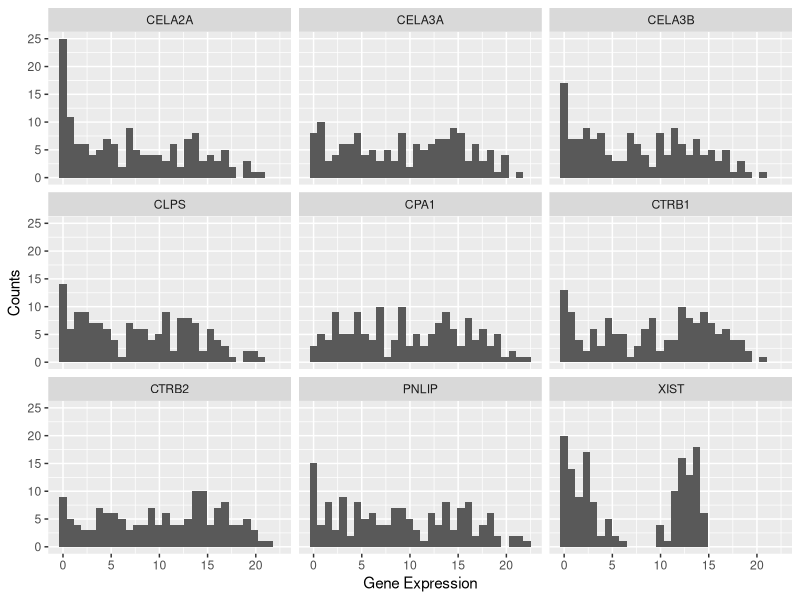
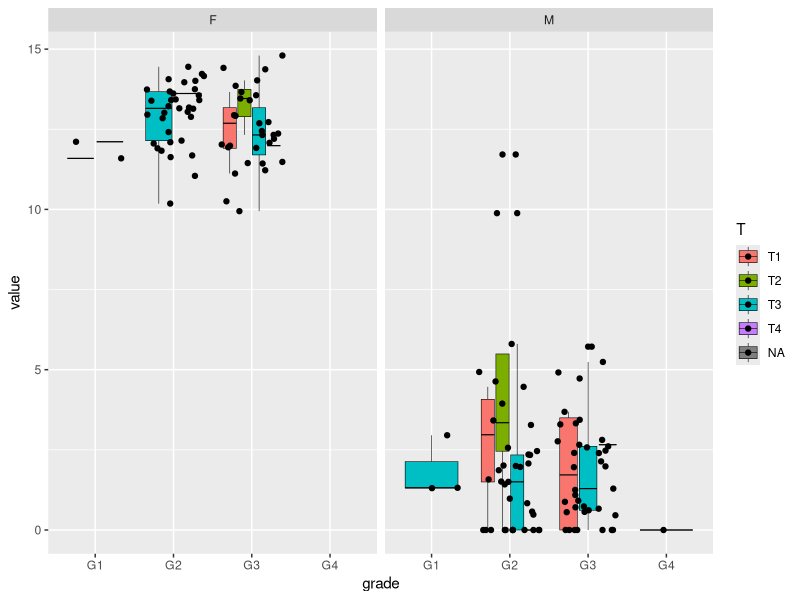
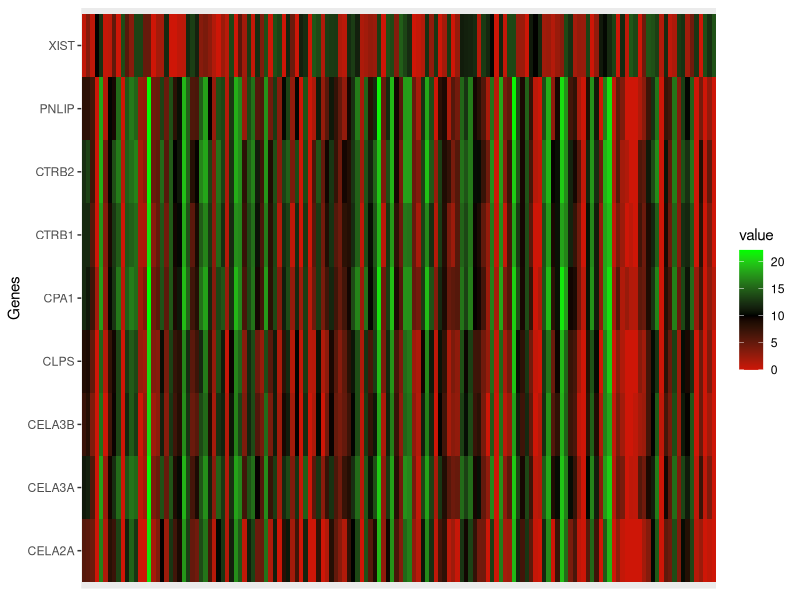
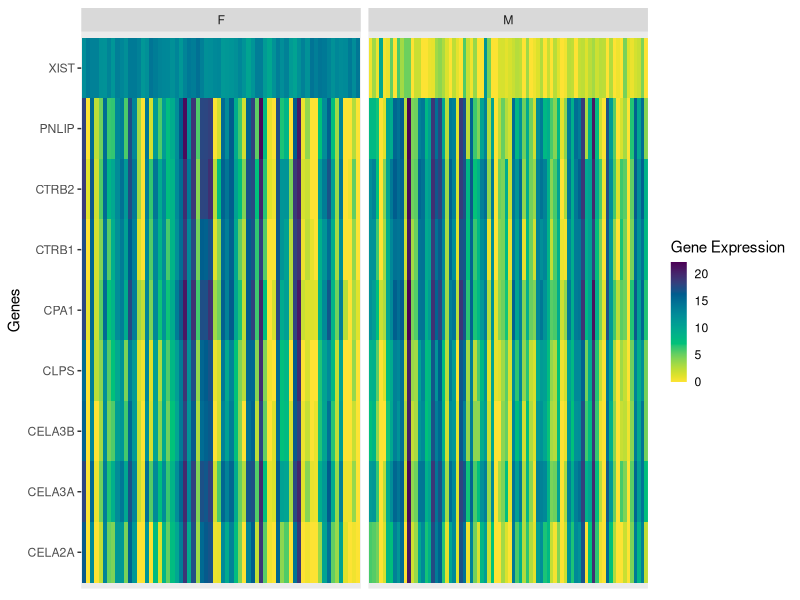

The R source for these figures, in order:
## ---- chunk 1
#| label: load-packages
#| include: false

library(tidyverse)
library(readxl)
## ---- chunk 2
file.copy("/project/shared/r/1_r_data_science/7-tidyverse-workflow/EH2011.xlsx", ".")
## ---- chunk 3
library("readxl")
excel_sheets("EH2011.xlsx")
exprs_assay <- read_excel("EH2011.xlsx", sheet = "exprs")
exprs_assay
## ---- chunk 4

exprs_assay_long <- exprs_assay %>%  pivot_longer(cols=(!1), names_to = "unique_patient_ID")

exprs_assay_long
## ---- chunk 5
exprs_assay_long %>% ggplot(aes(x = value)) +
  geom_histogram(binwidth = ) +
  facet_wrap(~gene) +
  labs(y="Counts", x = "Gene Expression")


## ---- chunk 6
excel_sheets("EH2011.xlsx")
sample_info <- read_excel("EH2011.xlsx", sheet = "sample_info")
sample_info
## ---- chunk 7


sample_info <- sample_info %>% mutate(T = factor(T, levels = c("T1","T2","T3","T4")), N = factor(N, levels = c("N0", "N1", "N2", "N3")), M = factor(M, levels = c("M0", "MX")), grade = factor(grade))


sample_info
## ---- chunk 8
exprs_sampleinfo <- full_join(exprs_assay_long, sample_info, by = "unique_patient_ID")

exprs_sampleinfo
## ---- chunk 9
exprs_sampleinfo %>% group_by(gene,sex) %>% 
  summarise("Mean_Expression" = mean(value)) %>% 
  pivot_wider(names_from = "sex", values_from = "Mean_Expression")  %>% 
  mutate("difference" = abs(M - F)) %>% 
  arrange(desc(difference))
  





## ---- chunk 10
table_for_ggplot <- exprs_sampleinfo %>% filter(gene == "XIST")

table_for_ggplot
## ---- chunk 11
ggplot(table_for_ggplot, aes(x = grade, y = value, fill = T), na.rm = TRUE) +
  geom_boxplot(colour = "black", linewidth = 0.2, na.rm = TRUE) +
  geom_point(position = "jitter") +
  facet_wrap(~sex)


## ---- chunk 12
ggplot(exprs_sampleinfo, aes(x = unique_patient_ID, y = gene, fill = value) ) +
  geom_tile() +
  labs(x = NULL, y = "Genes") +
  theme(axis.ticks.x = element_blank(), axis.text.x = element_blank(), panel.grid = element_blank()) +
  scale_fill_gradient2(low = "red", mid = "black", high = "green", midpoint = 10)
 
  




## ---- chunk 13
# Copy the code chunk above and tweak the aes(...) contents.
ggplot(exprs_sampleinfo, 
       aes(x = unique_patient_ID, y = gene, fill = value, group = sex) 
       ) +
  geom_tile(colour = "black", linewidth = 0.01) +
  labs(x = NULL, y = "Genes") +
  theme(axis.ticks.x = element_blank(), axis.text.x = element_blank(), panel.grid = element_blank())+
  scale_fill_gradientn(colours = hcl.colors(20, palette = "viridis", rev = TRUE)) +
  facet_wrap(~sex, scales = "free_x") +
  guides(fill = guide_colourbar(barwidth = 0.8, label = TRUE, title = "Gene Expression",
                                theme=theme(legend.ticks = element_blank())))






